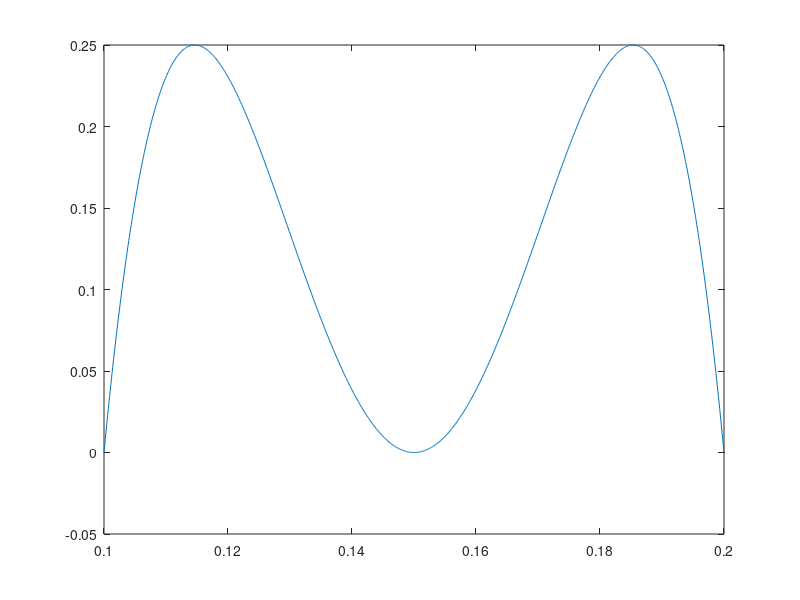

The MATLAB source for this figure:
function polytest
    
    a = 0.1;
    b = 0.2;
    ya = 1;
    yb = 3;
    
    dx_inv = 2/(a-b);
    m = -(a+b)/2;
    
    c = initPolyCoeffs(a,b,ya,yb,dx_inv,m);
    
    t = a:(b-a)/1000:b;
    plot(t,polyval(c{4},t)-polyval(c{2},t));
%     ylim(yb*[-1 1]);
%     line((a+b)/2*[1 1],yb*[-1 1],'linewidth',0.1);
    
end

function c = initPolyCoeffs(a,b,ya,yb,dx_inv,m)
    c = cell(16,1);
    c{1} = [(ya-yb)/(a-b),(a*yb-b*ya)/(a-b)];
    for ii = 2:2:16
        c{ii} = -dx_inv^ii .* binomialcoeffs(ii,m) + [zeros(1,ii),1];
    end    
end

function res = binomialcoeffs(degree,m)
    res = zeros(1,degree+1);
    for ii = 0:degree;
        %fprintf('%i*%f\n',nchoosek(degree,ii),m^(ii));
        res(ii+1) = nchoosek(degree,ii) * m^(ii);
    end
end